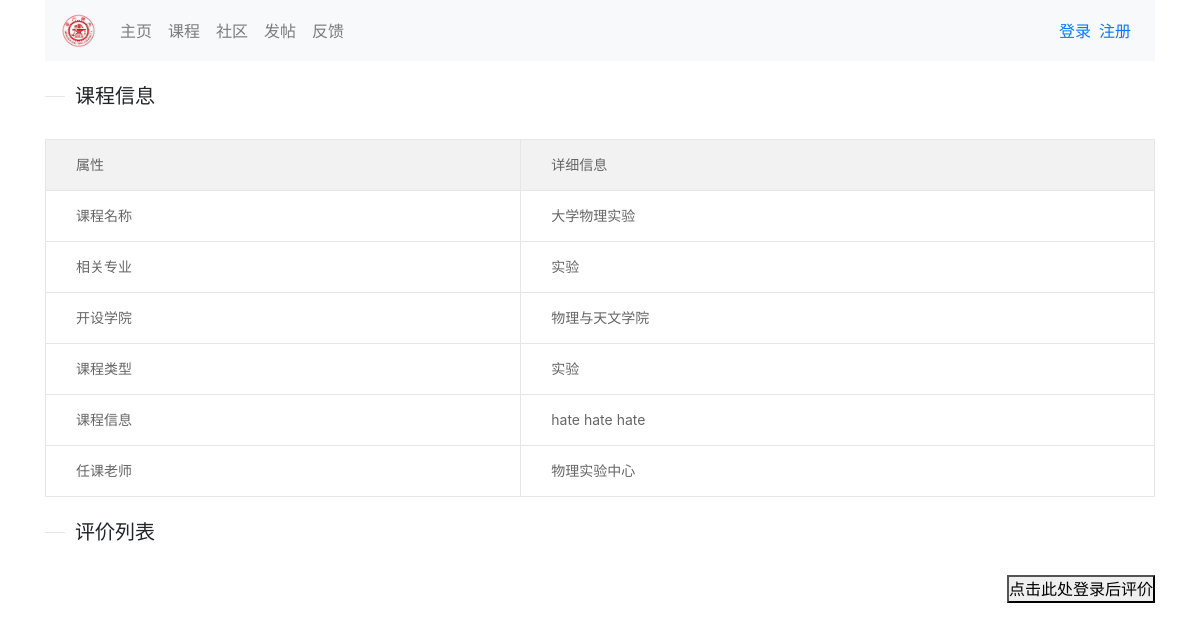
The page /course/coursedes/2 on the database as committed earlier.
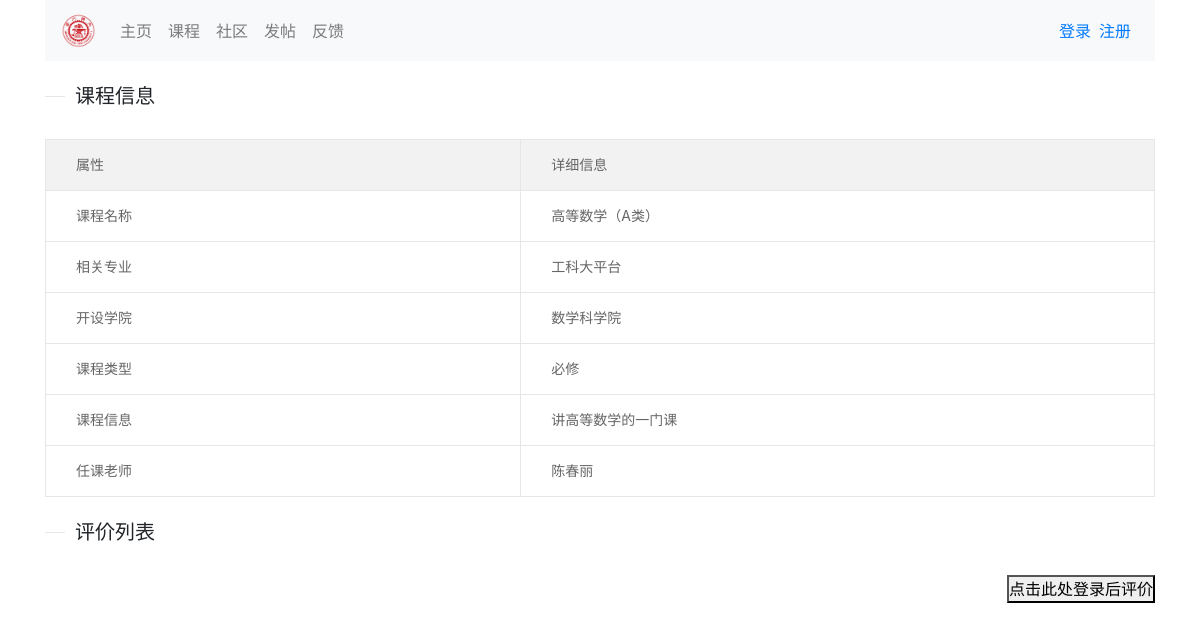
The same page on the database as committed later.
### course/models.py (models this page shows, shortened)
class Course(models.Model):
    name = models.CharField(max_length=100, unique=True)  # 课程的名字
    type = models.CharField(choices=TYPES, max_length=30)  # 课程类型
    major = models.CharField(max_length=40)  # 专业名
    school= models.CharField(choices=SCHOOLS,max_length=40, default='')  #开设学院名
    class Meta:
        ordering = ("name", )  # 排序方式

class CourseDes(models.Model):
    user_id = models.IntegerField(null=True, blank=True)  # 哪一个用户写的
    course_id = models.ForeignKey('Course',on_delete=models.CASCADE)  # 对应Course中自动生成的id
    des = models.TextField(default="暂无描述")  # 描述的信息course
    class Meta:
        ordering = ("des", )
    def __str__(self):
        return self.des

class TeacherOfCourse(models.Model):
    course_id = models.ForeignKey('Course',on_delete=models.CASCADE)  # 对应course的id
    name = models.CharField(max_length=40, null=True)  # 教师的姓名
    class Meta:
        ordering = ("course_id",)

### course/views.py (the view, shortened to what this page needs)
# urls.py: path("coursedes/<int:pk>", coursedes, name='coursedes')
@require_http_methods(["GET","POST"])
def coursedes(request,pk):
    course=Course.objects.get(pk=pk)
    teachers=TeacherOfCourse.objects.filter(course_id=course.pk)
    flag=1
    if teachers.count()==0:
        flag=0
    if (CourseDes.objects.filter(course_id=course.pk)).count() == 0:
        des='暂无描述'
    else:
        des = CourseDes.objects.get(course_id=course.pk)
    for i in TYPES:
        if i[0]==course.type:
            type=i[1]
    school=SCHOOLS[int(course.school)-1][1]
    comments=CourseCom.objects.filter(courseid=course.pk)
    uerloginflag = 0
    commentflag = 0
    if 'username' in request.session :
        uerloginflag=1
    print(uerloginflag)
    return render(request,'course/coursedes.html',{"course":course,"teacherList":teachers,"des":des,"school":school,
                                                   "type":type,"flag":flag,"userflag":uerloginflag,
                                                   "commentflag":commentflag,"comments":comments})

### templates/course/coursedes.html (shortened to what this page needs)
{% extends 'base.html' %}
    {% load static %}
{% block content %}
    <fieldset class="layui-elem-field layui-field-title" style="margin-top: 20px;">
        <legend>课程信息</legend>
    </fieldset>
    <table class="layui-table" lay-size="lg">
        <colgroup>
            <col width="150">
            <col width="200">
            <col>
        </colgroup>
        <thead>
        <tr>
            <th>属性</th>
            <th>详细信息</th>
        </tr>
        </thead>
        <tbody>
        <tr>
            <td>课程名称</td>
            <td>{{ course.name }}</td>
        </tr>
        <tr>
            <td>相关专业</td>
            <td>{{ course.major }}</td>
        </tr>
        <tr>
            <td>开设学院</td>
            <td>{{ school }}</td>
        </tr>
        <tr>
            <td>课程类型</td>
            <td>{{ type }}</td>
        </tr>
        <tr>
            <td>课程信息</td>
            <td>{{ des }}</td>
        </tr>
        <tr>
            <td>任课老师</td>
            {% if flag == 0 %}
                <td>暂无老师</td>
            {% else %}
                {% for t in teacherList %}
                    <td>{{ t.name }}</td>
            {% endfor %}
            {% endif %}
        </tr>
        </tbody>
    </table>
    <fieldset class="layui-elem-field layui-field-title" style="margin-top: 20px;">
        <legend>评价列表</legend>
    </fieldset>
    {% if userflag == 1 %}
    <div id='inputbox' class="box">
        <form action="{% url 'course:coursedes' course.pk %}" method="post" style="margin-top:10%">
            {% csrf_token %}
            <div class="layui-input-block">
                <textarea class="layui-textarea" placeholder="请输入内容" style="margin-left:-120px;width:1100px;" id="comment" name="comment">
                </textarea>
            </div>
            <button type="submit" style="vertical-align:middle"><span>发表</span></button>
    {% else %}
        <button type="button" onclick="jump()" style="float:right"><span>点击此处登录后评价</span></button>
    {% endif %}
{% endblock %}

### templates/base.html (shortened to what this page needs)
<!DOCTYPE html>
<html lang="en">
<head>
    {% load static %}
    <link rel="stylesheet" href="{% static 'layui/css/layui.css' %}">
    <link rel="stylesheet" href="{% static 'css/bootstrap.min.css' %}">
</head>
<body>
<div class="container">
    <nav class="navbar navbar-expand-sm navbar-light bg-light">
        <a class="navbar-brand mr-2" href="/">
            <img class="rounded-circle mr-2" style="height: 35px" src="{% static 'images/sjtu.png' %}"
                 alt="navbar-brand"/>
        </a>
        <div class="collapse navbar-collapse">
            <ul class="navbar-nav mr-auto">
                <li class="nav-item">
                    {% if request.path == '/' %}
                        <a class="nav-link active" style="color: #007fff;" href="{% url 'home:index' %}">主页</a>
                    {% else %}
                        <a class="nav-link" href="{% url 'home:index' %}">主页</a>
                    {% endif %}
                </li>
                <li class="nav-item">
                    {% if request.path == '/course/' %}
                        <a class="nav-link active" style="color: #007fff;" href="{% url 'course:index' %}">课程</a>
                    {% else %}
                        <a class="nav-link" href="{% url 'course:index' %}">课程</a>
                    {% endif %}
                </li>
                <li class="nav-item">
                    {% if request.path == '/community/' %}
                        <a class="nav-link active" style="color: #007fff;" href="{% url 'community:index' %}">社区</a>
                    {% else %}
                        <a class="nav-link" href="{% url 'community:index' %}">社区</a>
                    {% endif %}
                </li>
                <li class="nav-item">
                    {% if request.path == '/post/' %}
                        <a class="nav-link active" style="color: #007fff;" href="{% url 'post:index' %}">发帖</a>
                    {% else %}
                        <a class="nav-link" href="{% url 'post:index' %}">发帖</a>
                    {% endif %}
                </li>
                <li class="nav-item">
                    {% if request.path == '/feedback/' %}
                        <a class="nav-link active" style="color: #007fff;" href="{% url 'feedback:index' %}">反馈</a>
                    {% else %}
                        <a class="nav-link" href="{% url 'feedback:index' %}">反馈</a>
                    {% endif %}
                </li>
            </ul>
            {% if request.user.is_authenticated %}
                            {% load user_related %}
            {% else %}
                <a class="nav-link nav-item mr-2 p-0" href="{% url 'user:login' %}">登录</a>
                <a class="nav-link nav-item mr-2 p-0" href="{% url 'user:signup' %}">注册</a>
            {% endif %}
        </div>
    </nav>
    {% block content %}{% endblock %}
</div>
</body>
</html>

### static/layui/css/layui.css (style rules this page uses)
.layui-inline,img { display:inline-block;vertical-align:middle }
.layui-btn,.layui-edge,.layui-inline,img { vertical-align:middle }
blockquote,body,button,dd,div,dl,dt,form,h1,h2,h3,h4,h5,h6,input,li,ol,p,pre,td,textarea,th,ul { margin:0;padding:0;-webkit-tap-highlight-color:rgba(0,0,0,0) }
img { border:none }
li { list-style:none }
table { border-collapse:collapse;border-spacing:0 }
button,input,optgroup,option,select,textarea { font-family:inherit;font-size:inherit;font-style:inherit;font-weight:inherit;outline:0 }
body { line-height:24px;font:14px Helvetica Neue,Helvetica,PingFang SC,Tahoma,Arial,sans-serif }
a { color:#333;text-decoration:none }
.layui-elem-field { margin-bottom:10px;padding:0;border-width:1px;border-style:solid }
.layui-elem-field legend { margin-left:20px;padding:0 10px;font-size:20px;font-weight:300 }
.layui-field-title { margin:10px 0 20px;border-width:1px 0 0 }
.layui-badge-rim,.layui-colla-content,.layui-colla-item,.layui-collapse,.layui-elem-field,.layui-form-pane .layui-form-item[pane],.layui-form-pane .layui-form-label,.layui-input,.layui-layedit,.layui-layedit-tool,.layui-quote-nm,.layui-select,.layui-tab-bar,.layui-tab-card,.layui-tab-title,.layui-tab-title .layui-this:after,.layui-textarea { border-color:#e6e6e6 }
.layui-table,.layui-table-view { margin:10px 0 }
.layui-table { width:100%;background-color:#fff;color:#666 }
.layui-table tr { transition:all .3s;-webkit-transition:all .3s }
.layui-table th { text-align:left;font-weight:400 }
.layui-table tbody tr:hover,.layui-table thead tr,.layui-table-click,.layui-table-header,.layui-table-hover,.layui-table-mend,.layui-table-patch,.layui-table-tool,.layui-table-total,.layui-table-total tr,.layui-table[lay-even] tr:nth-child(even) { background-color:#f2f2f2 }
.layui-table td,.layui-table th,.layui-table-col-set,.layui-table-fixed-r,.layui-table-grid-down,.layui-table-header,.layui-table-page,.layui-table-tips-main,.layui-table-tool,.layui-table-total,.layui-table-view,.layui-table[lay-skin=line],.layui-table[lay-skin=row] { border-width:1px;border-style:solid;border-color:#e6e6e6 }
.layui-table td,.layui-table th { position:relative;padding:9px 15px;min-height:20px;line-height:20px;font-size:14px }
.layui-table[lay-size=lg] td,.layui-table[lay-size=lg] th { padding:15px 30px }

### templates/base.html (style rules this page uses)
body .container { min-width: 1140px; }

Rows that differ between the two databases and show on the page:
no longer on this page (row edited): TeacherOfCourse: name "物理实验中心"
changed Course: name "大学物理实验" → "高等数学（A类）"; major "实验" → "工科大平台"
changed CourseDes: des "hate hate hate" → "讲高等数学的一门课"
now on this page (row edited): TeacherOfCourse: name "陈春丽"
Other text that changed with them:
{{ school }}: "物理与天文学院" → "数学科学院"
{{ type }}: "实验" → "必修"
